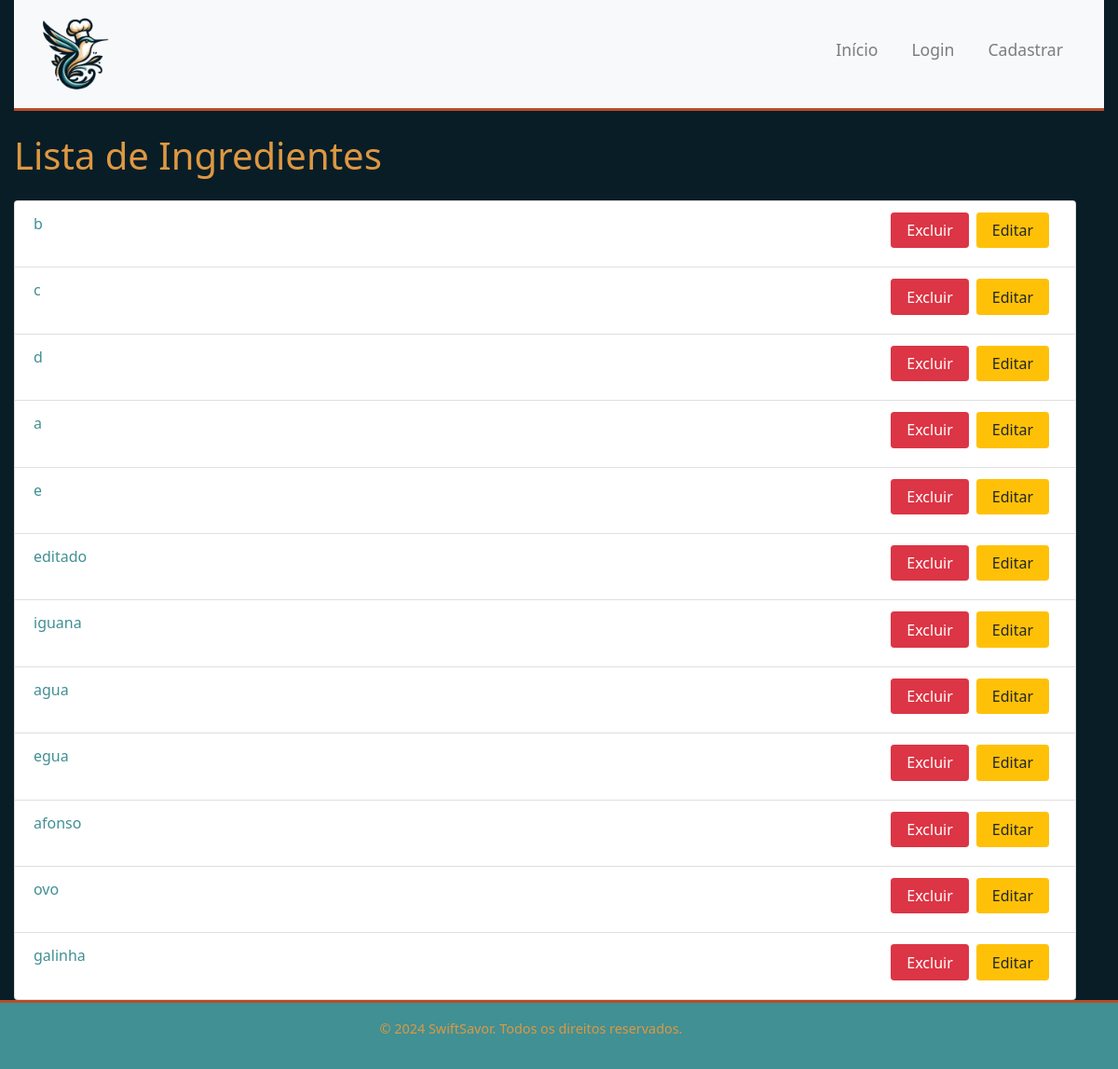
The page /ingredients/ on the database its author committed.
### ingredients/models.py (models this page shows, shortened)
class Ingrediente(models.Model):
    nome = models.CharField(max_length=200)
    user = models.ForeignKey(settings.AUTH_USER_MODEL, on_delete=models.CASCADE, null=True)

### ingredients/views.py (the view)
# urls.py: path('', views.lista_ingredientes, name='lista_ingredientes'),
def lista_ingredientes(request):
    ingredientes = Ingrediente.objects.all()
    return render(request, 'ingredients/lista_ingredientes.html', {'ingredientes': ingredientes})

### ingredients/templates/ingredients/lista_ingredientes.html (shortened to what this page needs)
{% extends 'main/base.html' %}
{% block content %}
    <div class="container mt-4">
        <h1 class="mb-4">Lista de Ingredientes</h1>
        <ul class="list-group">
            {% for ingrediente in ingredientes %}
                <li class="list-group-item">
                    <a href="{% url 'detalhes_ingrediente' ingrediente.id %}">{{ ingrediente.nome }}</a>
                    <a href="{% url 'editar_ingrediente' ingrediente.id %}" class="btn btn-warning btn-sm float-right mr-2">Editar</a>
                    <form method="post" action="{% url 'excluir_ingrediente' ingrediente.id %}" class="d-inline">
                        <button type="submit" class="btn btn-danger btn-sm float-right">Excluir</button>
                    </form>
                </li>
            {% endfor %}
        </ul>
    </div>
{% endblock %}

### main/static/main/css/styles.css (style rules this page uses)
* { margin: 0; padding: 0; box-sizing: border-box; }
body { background-color: #091d27; color: #ffffff; font-family: 'Segoe UI', Tahoma, Geneva, Verdana, sans-serif; font-size: 1rem; line-height: 1.6; min-height: 100vh; display: flex; flex-direction: column; }
a { color: #409094; text-decoration: none; }
.container { flex: 1; padding-left: 0; padding-right: 0; width: 100%; margin: 0; }
h1, h2, h3, h4, h5, h6 { color: #de9842; line-height: 1.2; }
.btn { font-size: 1rem; padding: 0.5rem 1rem; height: 2.4rem; text-align: center; display: flex; justify-content: center; align-items: center; margin-bottom: 0.5rem; }
.btn.btn-danger { margin-right: 0.5rem; }
.list-group-item .btn { float: right; }
.list-group-item { color: #000000; }

### rows shown on the page
Ingrediente: nome "b"
Ingrediente: nome "c"
Ingrediente: nome "d"
Ingrediente: nome "a"
Ingrediente: nome "e"
Ingrediente: nome "editado"
Ingrediente: nome "iguana"
Ingrediente: nome "agua"
Ingrediente: nome "egua"
Ingrediente: nome "afonso"
Ingrediente: nome "ovo"
Ingrediente: nome "galinha"
